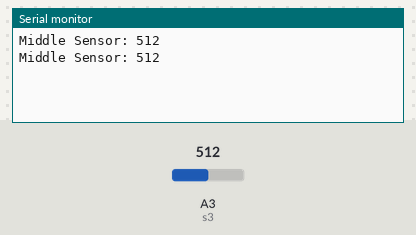
The sketch below on a simulated Arduino Uno, built with avr-gcc and run on an emulated ATmega328P. Shown: the last lines printed to the serial monitor. Inputs (shaded band) come from the test bench; at power-on: A3 (s3) = 512.

Above: at 1.8 s.
1.9 s: A3 (s3) set to 716
At 2.8 s:
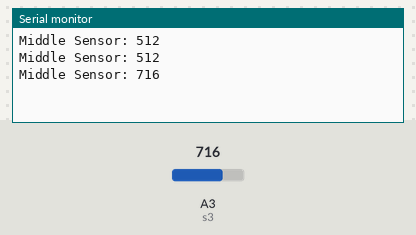
3.4 s: A3 (s3) set to 900
At 4.5 s:
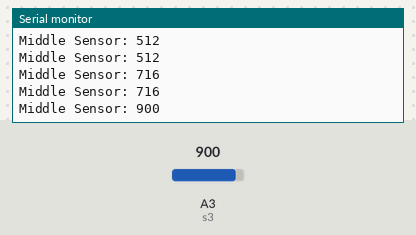
Timing chart, 0 to 6.4 s (numbered marks = the images above; inputs shaded):
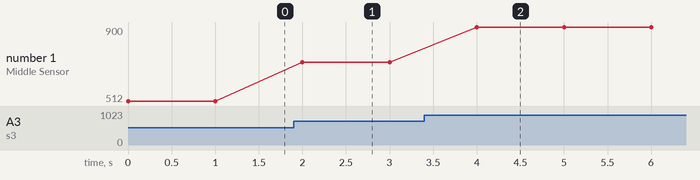

The sketch:

IR_READING_TEST_ONEIN.ino
```cpp
const int s3 = A3;


int colors3 = 0;


void setup() {

    pinMode(s3, INPUT);


    Serial.begin(9600);
}


void loop() {

    colors3 = analogRead(s3);


    Serial.print("Middle Sensor: ");
    Serial.println(colors3);


    Serial.println("");


    delay(1000);
}
```

Measured:
- after the input at 1.9 s, the serial monitor: prints a new line after 0.10 s (image 1)
- after the input at 3.4 s, the serial monitor: prints a new line after 0.60 s (image 2)
- plotted number 1: 512 → 716 after the input at 1.9 s, 716 → 900 after the input at 3.4 s
